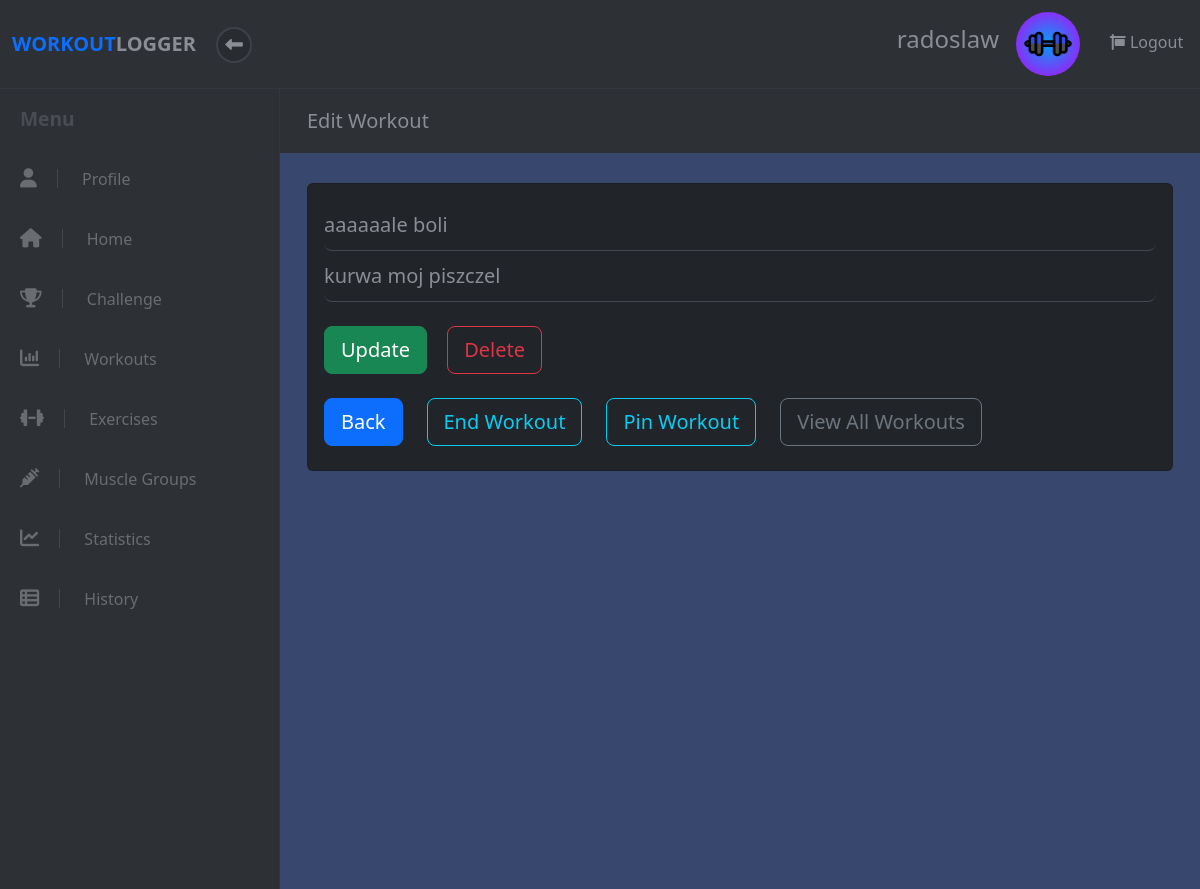
Page /workout/4/edit (signed in) on the earlier database version.
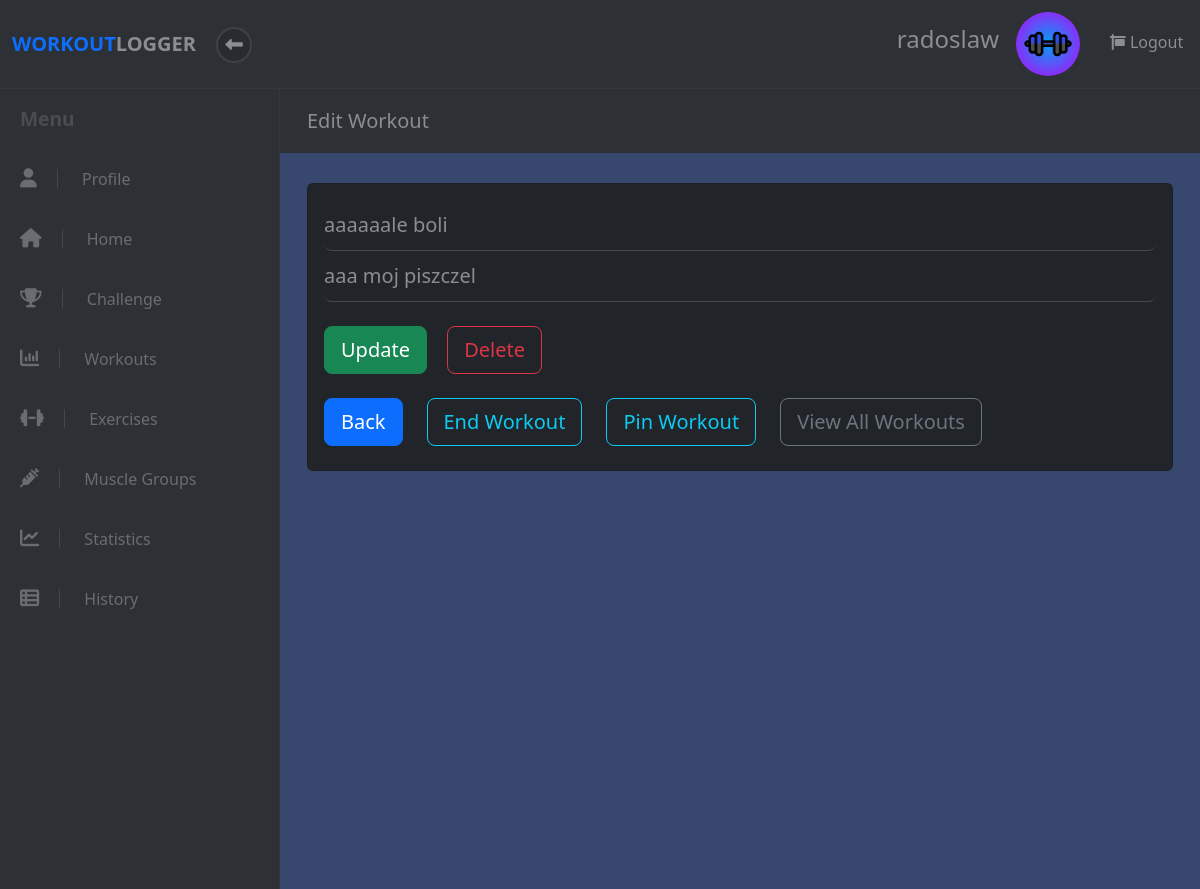
Same page on the later database version.
### workout/models.py (models this page shows, shortened)
class Workout(models.Model):
    name = models.CharField(max_length=50)
    description = models.CharField(max_length=150)
    completed = models.BooleanField(default=False)
    is_shared = models.BooleanField(default=False)
    user = models.ForeignKey(User, on_delete=models.CASCADE, default=None)
    challenge = models.ForeignKey(Challenge, on_delete=models.CASCADE, default=None, blank=True, null=True)
    created_at = models.DateTimeField(auto_now_add=True)
    updated_at = models.DateTimeField(auto_now=True)

### workout/views.py (the view, shortened to what this page needs)
# urls.py: re_path(r'^workout/(?P<id>\d*)/edit$', views.edit_workout),
def edit_workout(request, id):
    try:
        user = User.objects.get(id=request.session["user_id"])
        ste = StrengthTrainingExercise.objects.filter(workout__id=id)
        ete = EnduranceTrainingExercise.objects.filter(workout__id=id)
        be = BalanceExercise.objects.filter(workout__id=id)
        fe = FlexibilityExercise.objects.filter(workout__id=id)
        exercises = list(chain(ste, ete, be, fe))
        data = {
            'user': user,
            'workout': Workout.objects.get(id=id),
            'exercises': sorted(exercises, key=lambda x: x.updated_at, reverse=True),
        }
        if request.method == "GET":
            logging.debug("GET request to edit workout")
            return render(request, "workout/edit_workout.html", data)
    except (KeyError, User.DoesNotExist) as err:
        messages.info(request, "You must be logged in to view this page.", extra_tags="invalid_session")
        logging.warning("User must be logged in to view 'edit_workout'.")
        return redirect("/")

### workout/templates/workout/edit_workout.html (shortened to what the changed rows need)
<!DOCTYPE html>
<html>
  <head>
    {% load static %}
    <link
      rel="stylesheet"
      href="{% static 'fontawesomefree/css/all.min.css' %}"
    />
    <link rel="stylesheet" href="../../static/workout/styles.css" />
    {% load bootstrap5 %} {% bootstrap_css %} {% bootstrap_javascript %}
  </head>
  <body>
    {% include 'workout/widgets/header.html' %}
    <div class="d-flex align-items-stretch">
      <div class="page-content">
        <div class="page-header">
          <div class="container-fluid">
            <h2 class="h5 no-margin-bottom">Edit Workout</h2>
          </div>
        </div>
        <section class="no-padding-bottom">
          <div class="container-fluid">
            <div class="card bg-dark add-exercise mb-4 mt-2">
              <div class="card-body text-light">
                <div class="row">
                  <div class="col-lg-12">
                    <form
                      id="update-workout-form"
                      action="/workout/{{ workout.id }}/edit"
                      method="POST"
                    >
                      <div class="form-group">
                        <input
                          id="name"
                          type="text"
                          name="name"
                          required
                          class="input-material form-control-lg"
                          placeholder="Name"
                          value="{{ workout.name }}"
                        />
                      </div>
                      <div class="form-group">
                        <input
                          id="description"
                          type="text"
                          name="description"
                          class="input-material form-control-lg"
                          placeholder="Description"
                          value="{{ workout.description }}"
                        />
                      </div>
                    </form>
                  </div>
                </div>
              </div>
            </div>
          </div>
        </section>
      </div>
    </div>
  </body>
</html>

Differences in the rows shown:
changed Workout "aaaaaale boli": description "kurwa moj piszczel" → "aaa moj piszczel"
